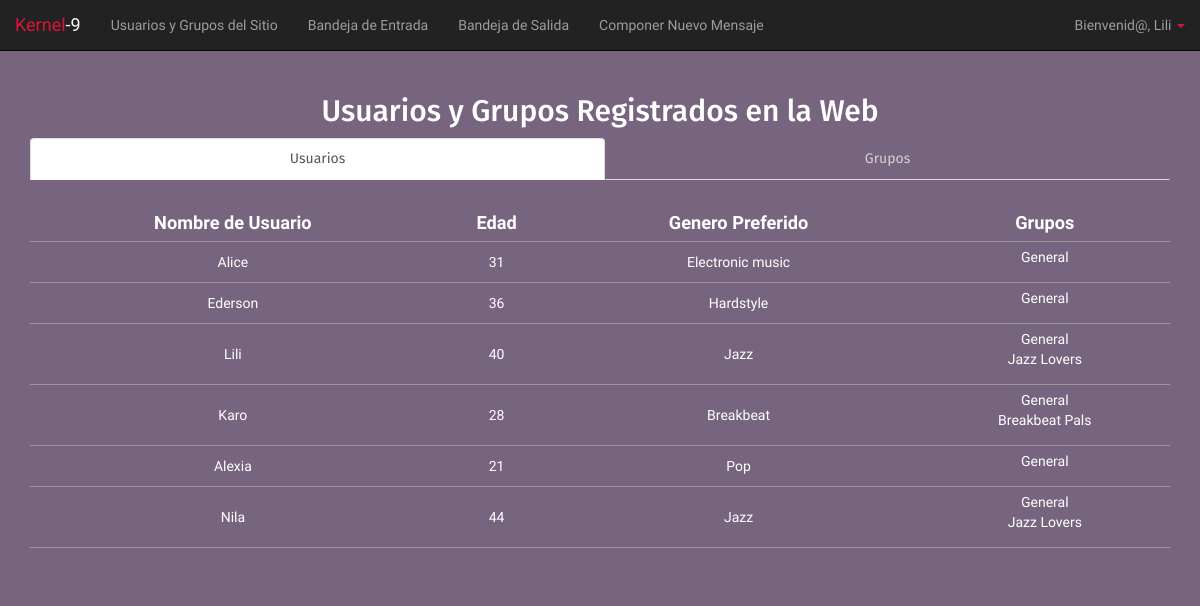
The app's page /lists.php (signed in) with its own data.
### tables this page shows
CREATE TABLE `usuarios` (
  `user_id` int(11) NOT NULL,
  `user_name` varchar(20) NOT NULL,
  `user_email` varchar(40) NOT NULL,
  `user_age` tinyint(4) NOT NULL,
  `user_pass` varchar(255) NOT NULL,
  `user_genre` varchar(255) NOT NULL,
  `user_groups` varchar(200) NOT NULL,
  `user_isAdmin` tinyint(1) NOT NULL
);

### includes/functions.php (called while the page is built, shortened)
<?php
function get_username_from_id($mysqli, $id){
	$query = "SELECT user_name FROM usuarios WHERE user_id='$id'";
	$resultado = $mysqli->query($query) or die ($mysqli->error. " en la línea ".(__LINE__-1));
	$stuff = $resultado->fetch_assoc();
	return $stuff['user_name'];
}
function obtain_user_list($mysqli){
	$query = "SELECT * FROM usuarios";
	$resultado = $mysqli->query($query) or die ($mysqli->error. " en la línea ".(__LINE__-1));
	return $resultado;
}
?>

### lists.php (the view, shortened to what this page needs)
<?php
require('includes/db.php');
?>
<!DOCTYPE html>
<html lang="es">
<head>
	<?php require "includes/header.php"; ?>
	<link rel="stylesheet" type="text/css" href="css/messages.css">
	<link rel="stylesheet" type="text/css" href="css/user-list.css">
</head>
<body>
	<?php require "includes/navbar.php"; ?>
	<?php require "includes/functions.php"; ?>
	<div class="container">
		<div class="row">
			<div class="col-lg-12">
				<h2 style="text-align: center;" >Usuarios y Grupos Registrados en la Web</h2>
			</div>
			<div class="col-lg-12">
				<ul class="nav nav-tabs nav-justified">
					<li class="active"><a data-toggle="tab" href="#user_list">Usuarios</a></li>
					<li><a data-toggle="tab" href="#group_list">Grupos</a></li>
				</ul>
				<div class="tab-content">
					<div id="user_list" class="tab-pane fade in active messages-container">
						<?php
						$resultado = obtain_user_list($mysqli);
						$rows = mysqli_num_rows($resultado);
						if($rows > 0){
							echo '
							<div class="row" style="margin-top:25px;">
								<div class="col-md-12 message">
									<table>
										<tr>
											<th>Nombre de Usuario</th>
											<th>Edad</th>
											<th>Genero Preferido</th>
											<th>Grupos</th>
										</tr>';
										while ($usuario = $resultado->fetch_assoc()) {
											$user = get_username_from_id($mysqli, $usuario["user_id"]);
											$edad = $usuario["user_age"];
											$genero = $usuario["user_genre"];
											echo '
											<tr>
												<td>'.$user.'</td>
												<td>'.$edad.'</td>
												<td>'.$genero.'</td>
												<td>
													<ul style="padding: 0;list-style-type: none;">'
														;
														$groups = explode(",", $usuario["user_groups"]);
														foreach ($groups as $grupo) {
															echo '<li>'.$grupo.'</li>';
														}
														echo '
													</ul>
												</td>
											</tr>';
										}
										echo '
									</table>
								</div>
							</div>
							';
						} else {
							echo '
							<div class="row section" style="text-align:center;">
								<h2> No Existe ningun usuario registrado</h2>
							</div>
							';
						}
						?>
					</div>
				</div>
			</div>
		</div>
	</div>
</body>
</html>

### css/body-style.css (style rules this page uses)
body { margin-top:175px; background: url('../img/silkbrush8.png'); background-repeat: no-repeat; background-attachment: fixed; background-color: #77657f; color: white; font-family: 'Fira Sans', sans-serif; }

### css/messages.css (style rules this page uses)
body { margin-top: 75px; }
.nav-tabs > li > a { color: lightgray; }
.messages-container { margin-bottom: 30px; }

### css/user-list.css (style rules this page uses)
table { width: 100%; }
table th { font-size: 1.3em; }
table td { font-size: 1em; vertical-align: middle; }
table th, td { padding: 5px; text-align: center; border-bottom: 1px solid #999; font-family: 'Asap', serif; }

### records on screen
usuarios: user "Alice", user_age "31", user_genre "Electronic music", user_groups "General"
usuarios: user "Ederson", user_age "36", user_genre "Hardstyle", user_groups "General"
usuarios: user "Lili", user_age "40", user_genre "Jazz", user_groups "General", user_groups "Jazz Lovers"
usuarios: user "Karo", user_age "28", user_genre "Breakbeat", user_groups "General", user_groups "Breakbeat Pals"
usuarios: user "Alexia", user_age "21", user_genre "Pop", user_groups "General"
usuarios: user "Nila", user_age "44", user_genre "Jazz", user_groups "General", user_groups "Jazz Lovers"

### other values on screen
$_SESSION['username'] "Lili"
